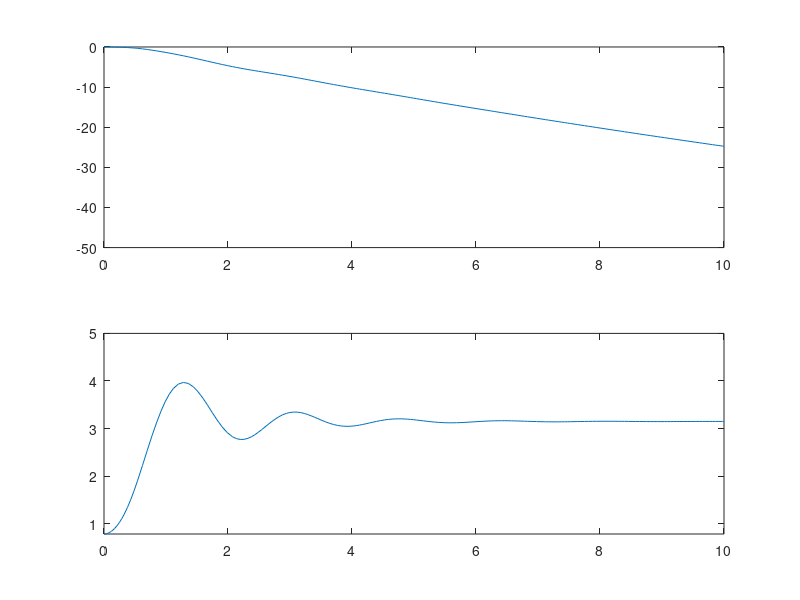

Source code (MATLAB):
function simTest
[t,x] = ode45(@(t,x)dynamics(t,x,0),[0 10],[0;pi/4;0;0]);
subplot(2,1,1)
plot(t,x(:,1))
axis([0 10 -50 0])
subplot(2,1,2)
plot(t,x(:,2))
axis([0 10 pi/4 5])
end

function dx = dynamics(t,x,u)
M = 1;
m = 0.5;
l = 1;
b = 0.05;
beta = 0.5;
g = 9.80665;
q = x(1:2);
qd = x(3:4);

D = [M+m m*l*cos(q(2)) ; m*l*cos(q(2)) m*l^2];
C = [ 0 m*l*sin(q(2))*qd(2) ; 0 0];
B = [b 0 ; 0 beta];
G = [0;-m*g*l*sin(q(2))];
K = [1;0];
qdd = D\[-C*qd-B*qd-G+K*u];
dx = [qd;qdd];
end